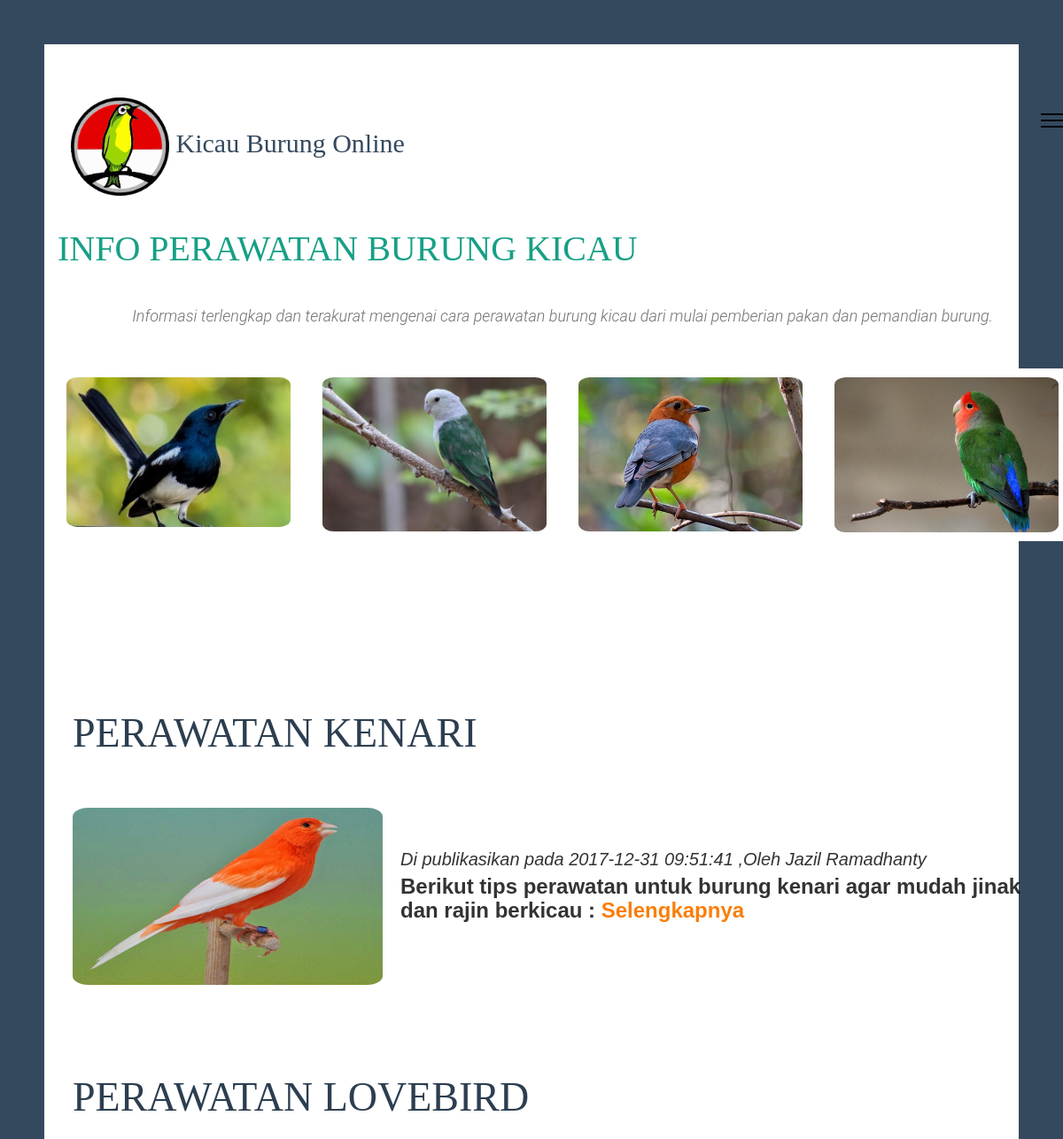
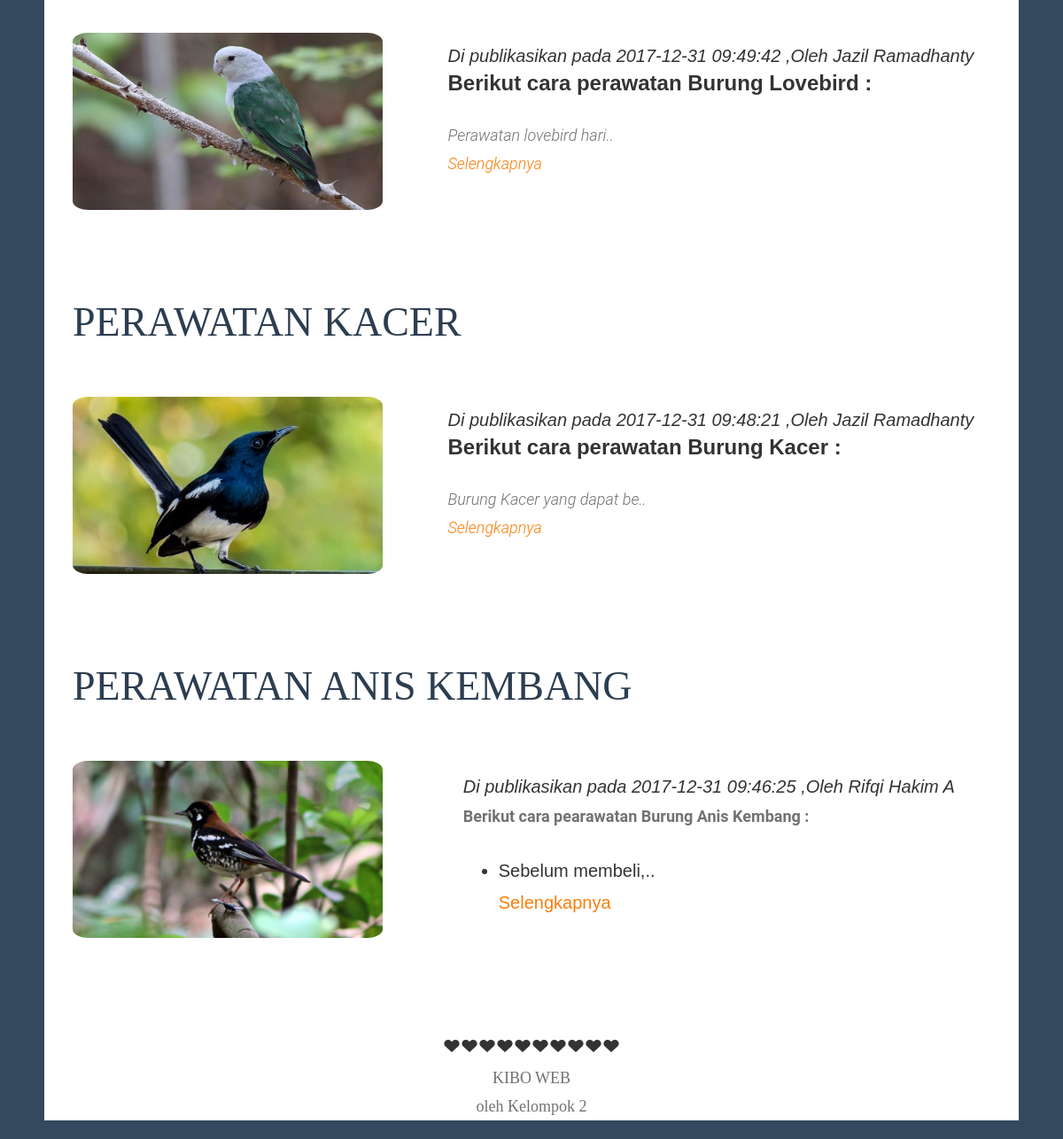
Screenshot of /setelah/artikel_rawat.php with the database file from the repository (2 pictures, top to bottom).
### tables this page shows
CREATE TABLE `rawat` (
  `id_artikel` int(11) NOT NULL,
  `judul_artikel` varchar(100) NOT NULL,
  `isi_artikel` text NOT NULL,
  `penulis_artikel` varchar(250) NOT NULL,
  `photo_artikel` varchar(250) NOT NULL,
  `tgl_artikel` timestamp NOT NULL DEFAULT CURRENT_TIMESTAMP ON UPDATE CURRENT_TIMESTAMP
);

### setelah/artikel_rawat.php (the view, shortened to what this page needs)
<!DOCTYPE html>
 <html class="no-js">
	<head>
	<link rel="stylesheet" href="css/animate.css">
	<link rel="stylesheet" href="css/icomoon.css">
	<link rel="stylesheet" href="css/bootstrap.css">
	<link rel="stylesheet" href="css/animatedresponsiveImagegrid.css">
	<link rel="stylesheet" href="css/magnific-popup.css">
	<link rel="stylesheet" href="css/style.css">
	</head>
	<body>
	<div id="fh5co-page">
		<header>
			<div class="container">
				<div class="fh5co-navbar-brand">
					<h1 class="col-md-8 text-left" style="color:#34495e; font-family:broadway; font-size: 150%;" class="intro-heading" ><img src="logo.png" width="10%" height="10%"> Kicau Burung Online
					<a href="#" class="js-fh5co-nav-toggle fh5co-nav-toggle"><i></i></a></h1>
<h1 style="color:#16a085; font-family:bernard mt condensed; font-size: 200%;" class="intro-heading"><marquee>INFO PERAWATAN BURUNG KICAU</marquee></h1>
<center><p><i>Informasi terlengkap dan terakurat mengenai cara perawatan burung kicau dari mulai pemberian pakan dan pemandian burung.</i></p></center>
<div class="row">
  <div class="column">
    <div class="content">
      <img  src="lovebird/b.jpg" width="100%"  alt="">
    </div>
  </div>
 <div class="column">
    <div class="content">
      <img  src="lovebird/a.jpg" width="100%"  alt="">
    </div>
  </div>
 <div class="column">
    <div class="content">
      <img src="lovebird/c.jpg" width="100%"  alt="">
    </div>
  </div>
  <div class="column">
    <div class="content">
      <img src="lovebird/mukamerah.jpg" width="100%"  alt="">
    </div>
	</div>
</div>
				</div>
			</div>
		</header>
	<div id="fh5co-intro-section">
			<div class="container">
				<div class="row">
					<div class="col-md-12 text-left">
						<?php
include "koneksi.php";
$has = "SELECT * FROM rawat order by tgl_artikel desc";
$hasil = mysqli_query($conn, $has);
$num = mysqli_num_rows($hasil);
if($num<1){
	echo'<center>Tidak Ada Artikel</center>';
}else{
while($data=mysqli_fetch_array($hasil)){
	$art = substr($data['isi_artikel'],0,100);
	 echo '
	 				<table width="100%" >
					<tr>
					<th colspan="2"><h2 style="color:#2c3e50; font-family:bernard mt condensed; font-size: 230%;" class="intro-heading" >'.$data['judul_artikel'].'</h2></th>
					</tr>
					<tr>
					<td><img width="350" height="200" src="photo-artikel/'.$data['photo_artikel'].'"></td>
					<td><i>Di publikasikan pada '.$data['tgl_artikel'].'
					,Oleh '.$data['penulis_artikel'].'</i><br>
					'.$art.'..<br>
				    <a href="single_rawat.php?p='.$data['id_artikel'].'">Selengkapnya</a></td>
					<br><br>
</table>
		 ';}
}
?>
					</div>
				</div>
			</div>
		</div>
		<footer>
		<center><i class="icon-heart3"></i><i class="icon-heart3"></i><i class="icon-heart3"></i><i class="icon-heart3"></i><i class="icon-heart3"></i><i class="icon-heart3"></i><i class="icon-heart3"></i><i class="icon-heart3"><i class="icon-heart3"></i><i class="icon-heart3"></i></i></center>
			<center><p  style="font-family: bernard mt condensed;">KIBO WEB<br>oleh Kelompok 2</p></center>
		</footer>
	</div>
	</body>
</html>

### setelah/css/icomoon.css (style rules this page uses)
[class^="icon-"], [class*=" icon-"] { font-family: 'icomoon' !important; speak: none; font-style: normal; font-weight: normal; font-variant: normal; text-transform: none; line-height: 1; -webkit-font-smoothing: antialiased; -moz-osx-font-smoothing: grayscale; }
.icon-heart3:before { content: "\e9b6"; }

### setelah/css/style.css (style rules this page uses)
body { font-family: "Roboto", Arial, serif; line-height: 1.8; font-size: 20px; background: #f0f0f0; font-weight: 300; overflow-x: hidden; }
a { color: #FA7E0A; -webkit-transition: 0.5s; -o-transition: 0.5s; transition: 0.5s; }
p, span { margin-bottom: 1.5em; font-size: 18px; color: #727272; font-weight: 300; font-family: "Roboto", Arial, serif; }
h1, h2, h3, h4, h5, h6 { color: rgba(0, 0, 0, 0.8); font-family: "Roboto Slab", Arial, sans-serif; font-weight: 300; margin: 0 0 30px 0; }
#fh5co-page { position: relative; -webkit-transition: all 0.8s cubic-bezier(0.175, 0.885, 0.32, 1.275); -moz-transition: all 0.8s cubic-bezier(0.175, 0.885, 0.32, 1.275); -ms-transition: all 0.8s cubic-bezier(0.175, 0.885, 0.32, 1.275); -o-transition: all 0.8s cubic-bezier(0.175, 0.885, 0.32, 1.275); transition: all 0.8s cubic-bezier(0.175, 0.885, 0.32, 1.275); -webkit-transform: scale(1); -moz-transform: scale(1); -ms-transform: scale(1); -o-transform: scale(1); transform: scale(1); background: #fff; }
header { padding: 3em 0; }
header .fh5co-navbar-brand { float: left; width: 100%; position: relative; }
header .fh5co-navbar-brand h1 { width: 100%; float: left; display: block; }
.fh5co-nav-toggle { cursor: pointer; text-decoration: none; position: absolute !important; top: 0; right: 0; }
.fh5co-nav-toggle i { position: relative; display: -moz-inline-stack; display: inline-block; zoom: 1; *display: inline; width: 30px; height: 2px; color: #000; font: bold 14px/.4 Helvetica; text-transform: uppercase; text-indent: -55px; background: #000; transition: all .2s ease-out; }
.fh5co-nav-toggle i::before, .fh5co-nav-toggle i::after { content: ''; width: 30px; height: 2px; background: #000; position: absolute; left: 0; -webkit-transition: 0.2s; -o-transition: 0.2s; transition: 0.2s; }
.fh5co-nav-toggle i::before { top: -7px; }
.fh5co-nav-toggle i::after { bottom: -7px; }
.fh5co-nav-toggle { float: right; z-index: 1003; position: relative; display: block; margin: 0 auto; cursor: pointer; margin-top: 0px; }
#fh5co-intro-section { margin-bottom: 2em; padding-bottom: 2em; }
.intro-heading { font-size: 40px; font-weight: 300; line-height: 1.5; }

### setelah/artikel_rawat.php (style rules this page uses)
body { background-color: white; padding: 50px; font-family: Arial; }
h1 { font-size: 50px; word-break: break-all; }
.row { margin: 8px -16px; }
.row, .row > .column { padding: 8px; }
.column { float: left; width: 25%; }
.row:after { content: ""; display: table; clear: both; }
.content { background-color: white; padding: 10px; }
img { border-radius: 5%; }
body { background-color: #34495e; }
th,td { padding:10px; }

### rows the page displays
rawat: judul_artikel "PERAWATAN KENARI", photo_artikel (picture), tgl_artikel "2017-12-31 09:51:41", penulis_artikel "Jazil Ramadhanty", isi_artikel "Berikut tips perawatan untuk burung kenari agar mudah jinak dan rajin berkicau :"
rawat: judul_artikel "PERAWATAN LOVEBIRD", photo_artikel (picture), tgl_artikel "2017-12-31 09:49:42", penulis_artikel "Jazil Ramadhanty", isi_artikel "Berikut cara perawatan Burung Lovebird : Perawatan lovebird hari"
rawat: judul_artikel "PERAWATAN KACER", photo_artikel (picture), tgl_artikel "2017-12-31 09:48:21", penulis_artikel "Jazil Ramadhanty", isi_artikel "Berikut cara perawatan Burung Kacer : Burung Kacer yang dapat be"
rawat: judul_artikel "PERAWATAN ANIS KEMBANG", photo_artikel (picture), tgl_artikel "2017-12-31 09:46:25", penulis_artikel "Rifqi Hakim A", isi_artikel "Berikut cara pearawatan Burung Anis Kembang : Sebelum membeli,"
